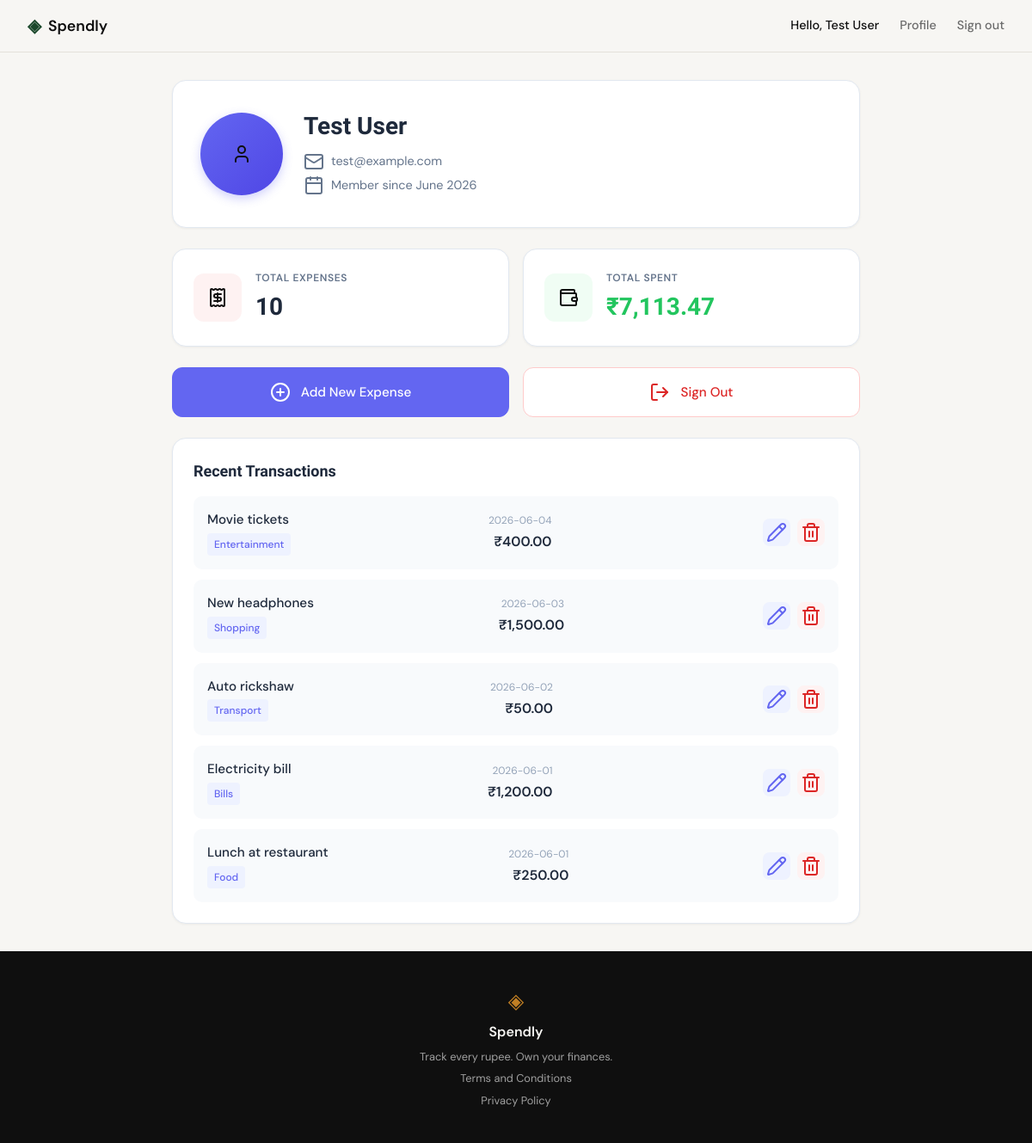
Screenshot of /profile (signed in) with the database file from the repository.
### tables this page shows
CREATE TABLE users (
            id INTEGER PRIMARY KEY AUTOINCREMENT,
            name TEXT NOT NULL,
            email TEXT NOT NULL UNIQUE,
            password TEXT NOT NULL,
            created_at TEXT NOT NULL
        );

CREATE TABLE expenses (
            id INTEGER PRIMARY KEY AUTOINCREMENT,
            user_id INTEGER NOT NULL,
            amount REAL NOT NULL,
            description TEXT NOT NULL,
            category TEXT NOT NULL,
            date TEXT NOT NULL,
            created_at TEXT NOT NULL,
            FOREIGN KEY (user_id) REFERENCES users(id) ON DELETE CASCADE
        );

### app.py (the view)
@app.route("/profile")
def profile():
    user_id = session.get("user_id")
    if not user_id:
        flash("Please sign in to view your profile.")
        return redirect(url_for("login"))
    user = get_user_by_id(user_id)
    if not user:
        session.clear()
        return redirect(url_for("login"))
    summary = get_expense_summary(user_id)
    recent_expenses = get_recent_expenses(user_id, limit=5)
    try:
        created = datetime.fromisoformat(user["created_at"])
        member_since = created.strftime("%B %Y")  # e.g., "June 2026"
    except:
        member_since = "Unknown"
    return render_template(
        "profile.html",
        user=user,
        expense_count=summary["count"],
        total_spent=summary["total"],
        member_since=member_since,
        recent_expenses=recent_expenses
    )

### database/db.py (called while the page is built)
def get_db():
    conn = sqlite3.connect(DB_PATH)
    conn.row_factory = sqlite3.Row
    conn.execute("PRAGMA foreign_keys = ON")
    return conn

def get_user_by_id(user_id):
    conn = get_db()
    user = conn.execute(
        "SELECT id, name, email, created_at FROM users WHERE id = ?",
        (user_id,)
    ).fetchone()
    conn.close()
    return user

def get_expense_summary(user_id):
    conn = get_db()
    result = conn.execute(
        "SELECT COUNT(*) as count, COALESCE(SUM(amount), 0) as total FROM expenses WHERE user_id = ?",
        (user_id,)
    ).fetchone()
    conn.close()
    return {"count": result["count"], "total": result["total"]}

def get_recent_expenses(user_id, limit=5):
    conn = get_db()
    results = conn.execute(
        "SELECT id, amount, description, category, date FROM expenses WHERE user_id = ? ORDER BY date DESC, id DESC LIMIT ?",
        (user_id, limit)
    ).fetchall()
    conn.close()
    return [dict(row) for row in results]

### templates/profile.html (shortened to what this page needs)
{% extends "base.html" %}
{% block head %}
<link rel="stylesheet" href="{{ url_for('static', filename='css/profile.css') }}">
{% endblock %}
{% block content %}
<section class="profile-section">
    <div class="profile-container">
        <div class="profile-header-card">
            <div class="profile-avatar">
                <i data-lucide="user"></i>
            </div>
            <div class="profile-info">
                <h1 class="profile-name">{{ user.name }}</h1>
                <p class="profile-email">
                    <i data-lucide="mail"></i> {{ user.email }}
                </p>
                <p class="profile-member-since">
                    <i data-lucide="calendar"></i> Member since {{ member_since }}
                </p>
            </div>
        </div>
        <div class="profile-summary-grid">
            <div class="profile-summary-card">
                <div class="summary-icon expenses">
                    <i data-lucide="receipt"></i>
                </div>
                <div class="summary-content">
                    <span class="summary-label">Total Expenses</span>
                    <span class="summary-value">{{ expense_count }}</span>
                </div>
            </div>
            <div class="profile-summary-card">
                <div class="summary-icon amount">
                    <i data-lucide="wallet"></i>
                </div>
                <div class="summary-content">
                    <span class="summary-label">Total Spent</span>
                    <span class="summary-value currency">₹{{ "{:,.2f}".format(total_spent) }}</span>
                </div>
            </div>
        </div>
        <div class="profile-actions">
            <a href="{{ url_for('add_expense') }}" class="profile-action-btn primary">
                <i data-lucide="plus-circle"></i>
                Add New Expense
            </a>
            <a href="{{ url_for('logout') }}" class="profile-action-btn danger">
                <i data-lucide="log-out"></i>
                Sign Out
            </a>
        </div>
        <div class="recent-transactions">
            <h2 class="section-title">Recent Transactions</h2>
            {% if recent_expenses %}
            <div class="transactions-list">
                {% for expense in recent_expenses %}
                <div class="transaction-item">
                    <div class="transaction-info">
                        <span class="transaction-desc">{{ expense.description }}</span>
                        <span class="transaction-category">{{ expense.category }}</span>
                    </div>
                    <div class="transaction-details">
                        <span class="transaction-date">{{ expense.date }}</span>
                        <span class="transaction-amount">₹{{ "{:,.2f}".format(expense.amount) }}</span>
                    </div>
                    <div class="transaction-actions">
                        <a href="{{ url_for('edit_expense', id=expense.id) }}" class="transaction-action-btn edit" title="Edit">
                            <i data-lucide="pencil"></i>
                        </a>
                        <form method="POST" action="{{ url_for('delete_expense', id=expense.id) }}" class="delete-form" onsubmit="return confirm('Are you sure you want to delete this expense?');">
                            <button type="submit" class="transaction-action-btn delete" title="Delete">
                                <i data-lucide="trash-2"></i>
                            </button>
                        </form>
                    </div>
                </div>
                {% endfor %}
            </div>
            {% else %}
            <div class="empty-state">
                <i data-lucide="receipt"></i>
                <p>No expenses yet</p>
                <a href="{{ url_for('add_expense') }}" class="empty-state-link">Add your first expense</a>
            </div>
            {% endif %}
        </div>
    </div>
</section>
{% endblock %}

### templates/base.html (shortened to what this page needs)
<!DOCTYPE html>
<html lang="en">
<head>
    <script src="https://cdn.tailwindcss.com"></script>
    <link rel="stylesheet" href="{{ url_for('static', filename='css/style.css') }}">
    {% block head %}{% endblock %}
</head>
<body>
    <nav class="navbar">
        <div class="nav-inner">
            <a href="{{ url_for('landing') }}" class="nav-brand">
                <span class="brand-icon">◈</span>
                <span class="brand-name">Spendly</span>
            </a>
            <div class="nav-links">
                {% if session.get('user_id') %}
                    <span class="nav-user">Hello, {{ session.get('user_name', '') }}</span>
                    <a href="{{ url_for('profile') }}">Profile</a>
                    <a href="{{ url_for('logout') }}">Sign out</a>
                {% else %}
                    <a href="{{ url_for('login') }}">Sign in</a>
                    <a href="{{ url_for('register') }}" class="nav-cta">Get started</a>
                {% endif %}
            </div>
        </div>
    </nav>
    <main class="main-content">
        {% block content %}{% endblock %}
    </main>
    <footer class="footer">
        <div class="footer-inner">
            <span class="brand-icon">◈</span>
            <span class="footer-name">Spendly</span>
            <p class="footer-copy">Track every rupee. Own your finances.</p>
            <a href="{{ url_for('terms') }}">Terms and Conditions</a>
            <a href="{{ url_for('privacy') }}">Privacy Policy</a>
        </div>
    </footer>
</body>
</html>

### static/css/style.css (style rules this page uses)
:root { --ink: #0f0f0f; --ink-soft: #2d2d2d; --ink-muted: #6b6b6b; --ink-faint: #a0a0a0; --paper: #f7f6f3; --paper-warm: #f0ede6; --paper-card: #ffffff; --accent: #1a472a; --accent-light: #e8f0eb; --accent-2: #c17f24; --accent-2-light: #fdf3e3; --danger: #c0392b; --danger-light: #fdecea; --success: #1F9D73; --success-light: #E7F5EF; --border: #e4e1da; --border-soft: #eeebe4; --font-display: 'DM Serif Display', Georgia, serif; --font-body: 'DM Sans', system-ui, sans-serif; --max-width: 1200px; --auth-width: 440px; --radius-sm: 6px; --radius-md: 12px; --radius-lg: 20px; }
body { background: #F8F8F8; }
*, *::before, *::after { box-sizing: border-box; margin: 0; padding: 0; }
html { font-size: 16px; scroll-behavior: smooth; }
body { background: var(--paper); color: var(--ink); font-family: var(--font-body); font-size: 1rem; line-height: 1.6; -webkit-font-smoothing: antialiased; }
a { color: inherit; text-decoration: none; }
.navbar { position: sticky; top: 0; z-index: 100; background: var(--paper); border-bottom: 1px solid var(--border); padding: 0 2rem; }
.nav-inner { max-width: var(--max-width); margin: 0 auto; height: 60px; display: flex; align-items: center; justify-content: space-between; }
.nav-brand { display: flex; align-items: center; gap: 0.5rem; font-family: var(--font-body); font-weight: 600; font-size: 1.1rem; color: var(--ink); }
.brand-icon { color: var(--accent); font-size: 1.3rem; }
.brand-name { color: var(--ink); }
.nav-links { display: flex; align-items: center; gap: 1.5rem; font-size: 0.9rem; font-weight: 500; }
.nav-links a { color: var(--ink-muted); transition: color 0.2s; }
.main-content { min-height: calc(100vh - 60px - 100px); }
.footer { background: var(--ink); color: var(--paper); padding: 2.5rem 2rem; text-align: center; }
.footer-inner { display: flex; flex-direction: column; align-items: center; gap: 0.4rem; }
.footer .brand-icon { color: var(--accent-2); font-size: 1.5rem; }
.footer-name { font-weight: 600; font-size: 1rem; }
.footer-copy { font-size: 0.8rem; color: var(--ink-faint); }
.footer-inner a { font-size: 0.8rem; color: var(--ink-faint); margin: 0 0.5rem; }
.profile-section { min-height: calc(100vh - 60px - 100px); padding: 3rem 2rem; }
.profile-container { max-width: 720px; margin: 0 auto; display: flex; flex-direction: column; gap: 1.5rem; }
.profile-header-card { background: var(--paper-card); border: 1px solid var(--border); border-radius: var(--radius-md); padding: 2rem; display: flex; align-items: center; gap: 1.5rem; }
.profile-avatar { width: 80px; height: 80px; background: var(--accent-light); border-radius: 50%; display: flex; align-items: center; justify-content: center; flex-shrink: 0; }
.profile-info { flex: 1; }
.profile-name { font-family: var(--font-display); font-size: 1.75rem; color: var(--ink); margin-bottom: 0.5rem; }
.profile-email, .profile-member-since { display: flex; align-items: center; gap: 0.5rem; font-size: 0.9rem; color: var(--ink-muted); margin-bottom: 0.25rem; }
.profile-summary-grid { display: grid; grid-template-columns: repeat(2, 1fr); gap: 1rem; }
.profile-summary-card { background: var(--paper-card); border: 1px solid var(--border); border-radius: var(--radius-md); padding: 1.5rem; display: flex; align-items: center; gap: 1rem; }
.summary-icon { width: 48px; height: 48px; background: var(--accent-light); border-radius: var(--radius-sm); display: flex; align-items: center; justify-content: center; }
.summary-content { display: flex; flex-direction: column; gap: 0.25rem; }
.summary-label { font-size: 0.8rem; font-weight: 500; color: var(--ink-muted); text-transform: uppercase; letter-spacing: 0.05em; }
.summary-value { font-family: var(--font-display); font-size: 1.5rem; color: var(--ink); }

### rows the page displays
users: get "Test User", name "Test User", email "test@example.com"
expenses: description "Movie tickets", category "Entertainment", date "2026-06-04", amount "400.00"
expenses: description "New headphones", category "Shopping", date "2026-06-03", amount "1,500.00"
expenses: description "Auto rickshaw", category "Transport", date "2026-06-02", amount "50.00"
expenses: description "Electricity bill", category "Bills", date "2026-06-01", amount "1,200.00"
expenses: description "Lunch at restaurant", category "Food", date "2026-06-01", amount "250.00"

### other values shown
{{ member_since }} "June 2026"
{{ expense_count }} "10"
{{ "{:,.2f}".format(total_spent) }} "7,113.47"
